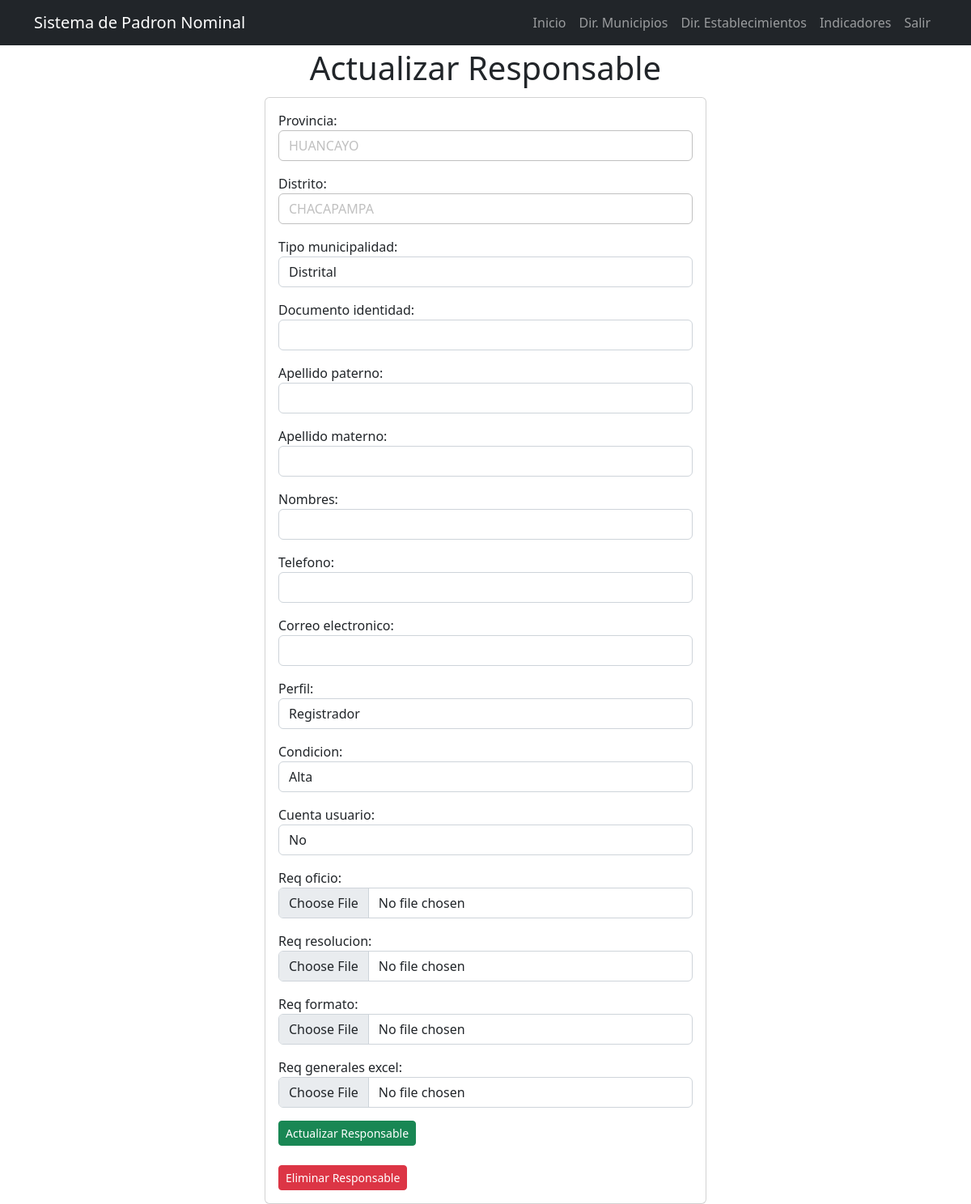
Page /filiacion/2/ (signed in) on the committed database.
### filiacion/models.py (models this page shows, shortened)
class Filiacion(models.Model):
    TIPO_MUNICIPALIDAD = [
                ('Provincial', 'Provincial'),
                ('Distrital', 'Distrital'),
            ]
    PERFIL = [
                ('Consultor', 'Consultor'),
                ('Registrador', 'Registrador'),
            ]
    CONDICION = [
                    ('Alta', 'Alta'),
                    ('Baja', 'Baja'),
                ]
    CUENTA_USUARIO = [
                    ('Si', 'Si'),
                    ('No', 'No'),
                    ('Espera respuesta MINSA', 'Espera respuesta MINSA'),
                ]
    provincia = models.CharField(max_length=100,null=True, blank=True)
    distrito = models.CharField(max_length=100,null=True, blank=True)
    tipo_municipalidad = models.CharField(choices=TIPO_MUNICIPALIDAD, max_length=100, null=True, blank=True)
    documento_identidad = models.CharField(max_length=100,null=True, blank=True)
    apellido_paterno = models.CharField(max_length=100,null=True, blank=True)
    apellido_materno = models.CharField(max_length=200,null=True, blank=True)
    nombres = models.CharField(max_length=200,null=True, blank=True)
    telefono = models.CharField(max_length=200,null=True, blank=True)
    correo_electronico = models.CharField(max_length=200,null=True, blank=True)
    perfil = models.CharField(choices=PERFIL,max_length=100,null=True, blank=True)
    condicion = models.CharField(choices=CONDICION,max_length=100,null=True, blank=True)
    cuenta_usuario = models.CharField(choices=CUENTA_USUARIO,max_length=100,null=True, blank=True)
    contraseña_usuario = models.CharField(max_length=100,null=True, blank=True)
    req_oficio = models.FileField(upload_to="filiacion/oficio",null=True, blank=True)
    dateTimeOfUpload_req_oficio = models.DateTimeField(auto_now = True,null=True, blank=True)
    req_resolucion = models.FileField(upload_to="filiacion/resolucion/",null=True, blank=True)
    dateTimeOfUpload_req_resolucion = models.DateTimeField(auto_now = True,null=True, blank=True)
    req_formato = models.FileField(upload_to="filiacion/formato/",null=True, blank=True)
    dateTimeOfUpload_req_formato = models.DateTimeField(auto_now = True,null=True, blank=True)
    req_generales_excel = models.FileField(upload_to="filiacion/excel/",null=True, blank=True)
    dateTimeOfUpload_generales_excel = models.DateTimeField(auto_now = True,null=True, blank=True)

### filiacion/views.py (the view, shortened to what this page needs)
# urls.py: path('filiacion/<int:filiacion_id>/', views.filiacion_detail, name='filiacion_detail'),
@login_required
def filiacion_detail(request, filiacion_id):
    if request.method == 'GET':
        filiacion = get_object_or_404(Filiacion, pk=filiacion_id)
        form = FiliacionForm(instance=filiacion)
        context = {
            'filiacion': filiacion,
            'form': form
        }
        return render(request, 'filiacion_detail.html', context)

### filiacion/templates/filiacion_detail.html (shortened to what this page needs)
{% extends 'base.html' %}
{% block content %}
<main class="container">
  <div class="row">
    <div class="col-md-6 offset-md-3 text-center py-1">
      <h1>Actualizar Responsable</h1>
    </div>
    <div class="col-md-6 offset-md-3">
      <section class="card card-body">
        <div class="row">
            <form method="POST" enctype="multipart/form-data">
                {{form.as_p}}
                <button class="btn btn-success btn-sm">
                  Actualizar Responsable
                </button>
            </form>
          </div>
        <div class="row">
            <form action="{% url 'delete_filiacion' filiacion.id %}" method="POST" enctype="multipart/form-data">
              <button class="btn btn-danger btn-sm">
                Eliminar Responsable
              </button>
            </form>
          </div>
        </div>
    </div>
</main>
{% endblock %}

### rows in the picture
Filiacion: provincia "HUANCAYO", distrito "CHACAPAMPA", tipo_municipalidad "Distrital", perfil "Registrador", condicion "Alta", cuenta_usuario "No"
